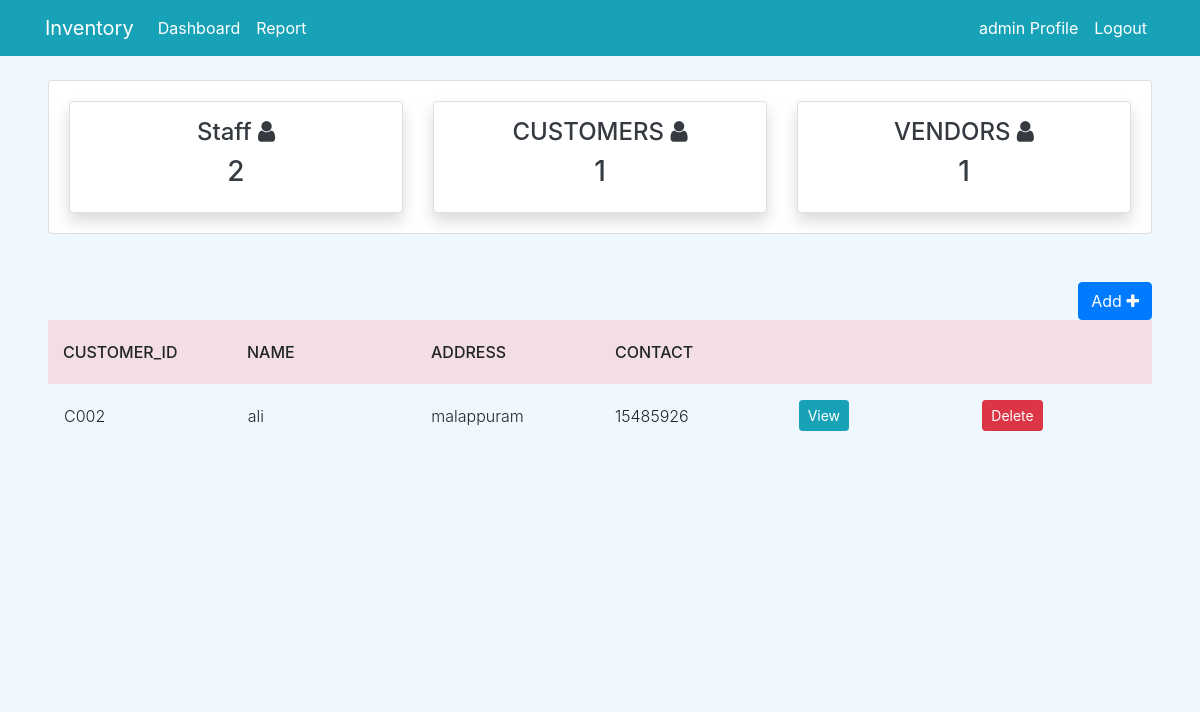
The app's page /customer/ (signed in), older data.
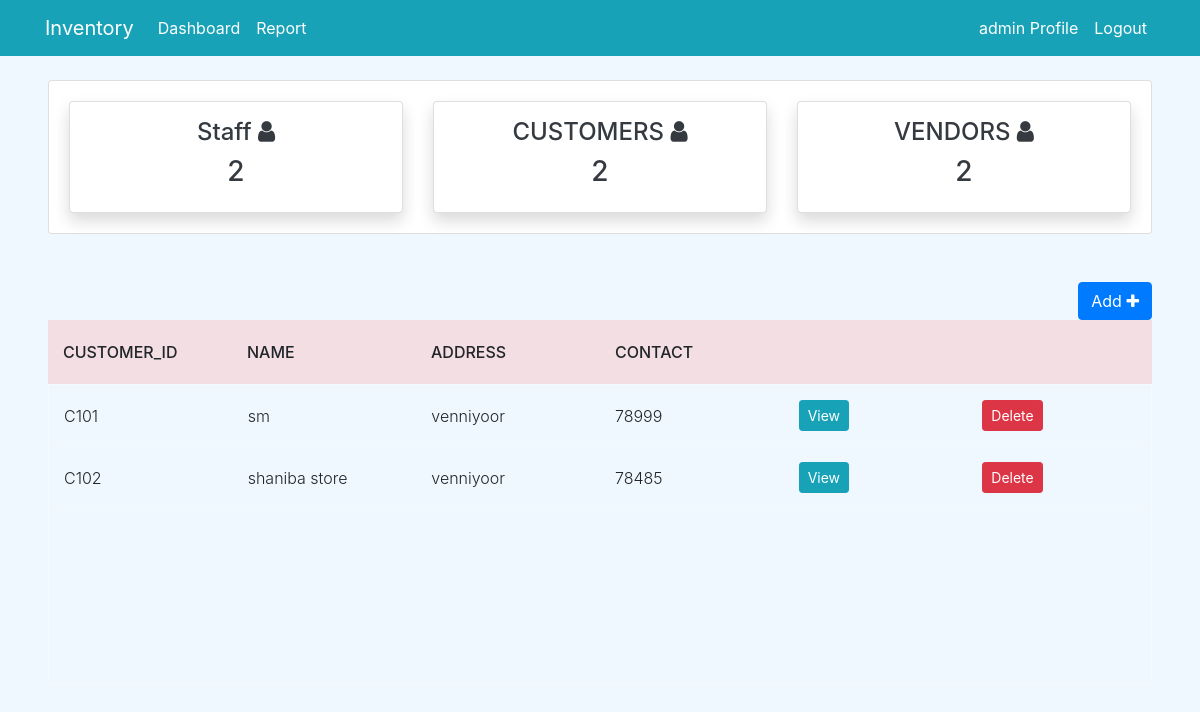
The same page, newer data.
### dashboard/models.py (models this page shows)
class Customer(models.Model):
    customer_no = models.IntegerField(null=True)
    customer_id = models.CharField(max_length=100, null=True, blank=True, unique=True)
    customer_name = models.CharField(max_length=100,null=True)
    customer_address = models.CharField(max_length=200,null=True)
    customer_mobile = models.CharField(max_length=15,null=True)

### dashboard/views.py (the view)
# urls.py: path('customer/',views.customer,name='dashboard-customer'),
@login_required
def customer(request):
    customers = Customer.objects.all()
    customer_count = customers.count()
    workers = User.objects.exclude(username='admin')
    workers_count = workers.count()
    vendors = Vendor.objects.all()
    vendor_count = vendors.count()
    c_id = 101 if Customer.objects.count() == 0 else Customer.objects.aggregate(max=Max('customer_no'))["max"] + 1
    if request.method == 'POST':
        name = request.POST.get('customer_name')
        address = request.POST.get('customer_address')
        mob = request.POST.get('customer_mobile')
        form = CustomerForm(request.POST)
        if form.is_valid():
            Customer(customer_no=c_id,customer_id=(f'{"C"}{c_id}'),customer_name=name,customer_address=address,customer_mobile=mob).save()
    else:
        form = CustomerForm()
    context = {
        'customers': customers,
        'workers' : workers,
        'workers_count' : workers_count,
        'customer_count' : customer_count,
        'vendor_count' : vendor_count,
        'form' : form,
    }
    return render(request, 'dashboard/customers.html', context)

### templates/dashboard/customers.html (shortened to what this page needs)
{% extends 'partial/base.html' %}
{% load crispy_forms_tags %}
{% block content %}
{% include 'partial/topnav_wm.html'%}
<div class="mx-5">
    <div class="row my-4">
        <div class="col mt-4 text-right">
          <button type="button" class="btn btn-primary" data-toggle="modal" data-target="#cAdd">
            Add <i class="fa fa-plus"></i>
          </button>
        </div>
        <div class="col-md-12">
            <div class="tbl-header">
              <table cellpadding="0" cellspacing="0" border="0">
                <thead>
                  <tr>
                    <th scope="col">customer_id</th>
                    <th scope="col">Name</th>
                    <th scope="col">Address</th>
                    <th scope="col">Contact</th>
                    <th scope="col"></th>
                    <th scope="col"></th>
                  </tr>
                </thead>
              </table>
            </div>
            <div class="tbl-content">
              <table cellpadding="0" cellspacing="0" border="0">
                <tbody>
                  {% for customer in customers %}
                  <tr>
                    <td>{{ customer.customer_id }}</td>
                    <td>{{ customer.customer_name }}</td>
                    <td>{{ customer.customer_address }}</td>
                    <td>{{ customer.customer_mobile }}</td>
                    <td scope="row"><a class="btn btn-info btn-sm" data-toggle="modal" data-target="#viewC-{{ customer.id}}">View</a></td>
                    <td scope="row"><a class="btn btn-danger btn-sm" href="{% url 'dashboard-customer-delete' customer.id %}">Delete</a></td>
                  </tr>
                  {% endfor %}
                </tbody>
              </table>
            </div>
        </div>
    </div>
</div>
{% endblock %}

### templates/partial/base.html (shortened to what this page needs)
{% load static %}
<!doctype html>
<html lang="en">
  <head>
    <link href="https://maxcdn.bootstrapcdn.com/font-awesome/4.6.0/css/font-awesome.min.css" rel="stylesheet">
    <link rel="stylesheet" href="{% static 'bootstrap.min.css' %}">
	  <link rel="stylesheet" href="{% static 'style.css' %}" />
    <link rel="stylesheet" href="{% static 'tblstyle.css' %}" />
  </head>
  <body>
    {% include 'partial/nav.html' %}
    {% block content %}
    {% endblock %}
  </body>
</html>

### templates/partial/nav.html (shortened to what this page needs)
    <nav class="navbar navbar-expand-lg navbar-info bg-info">
        {% if user.is_authenticated %}
        <div class="container">
            <a class="navbar-brand text-white" href="#">Inventory</a>
            <div class="collapse navbar-collapse" id="navbarSupportedContent">
            <ul class="navbar-nav mr-auto">
                <li class="nav-item active">
                <a class="nav-link text-white" href="{% url 'dashboard-index' %}">Dashboard <span class="sr-only">(current)</span></a>
				</li>
                <li class="nav-item active">
                    <a class="nav-link text-white" href="#">Report<span class="sr-only">(current)</span></a>
                </li>
            </ul>
			<ul class="navbar-nav ml-auto">
                <li class="nav-item active">
                <a class="nav-link text-white" data-toggle="modal" data-target="#viewP-{{ user.id}}"> {{ user.username }} Profile <span class="sr-only">(current)</span></a>
                </li>
                <li class="nav-item">
                <a class="nav-link text-white" href="{% url 'user-logout' %}">Logout</a>
                </li>
            </ul>
        {% endif %}
      </nav>

### templates/partial/topnav_wm.html (shortened to what this page needs)
	<div class="mx-5">
			<div class="col-md-">
				<div class="card">
					<div class="card-body">
						<div class="row">
							<div class="col-md-4">
								<a class="text-decoration-none text-dark" href="{% url 'dashboard-staff' %}">
									<div class="card my-card shadow text-center p-3">
										<h4>Staff <i class="fa fa-user"></i></h4>
										<h3>{{ workers_count }}</h3>
									</div>
								</a>
							</div>
							<div class="col-md-4">
								<a class="text-decoration-none text-dark" href="{% url 'dashboard-customer' %}">
									<div class="card my-card shadow text-center p-3">
										<h4>CUSTOMERS <i class="fa fa-user"></i></h4>
										<h3>{{ customer_count }}</h3>
									</div>
								</a>
							</div>
							<div class="col-md-4">
								<a class="text-decoration-none text-dark" href="{% url 'dashboard-vendor' %}">
									<div class="card my-card shadow text-center p-3">
										<h4>VENDORS <i class="fa fa-user"></i></h4>
										<h3>{{ vendor_count }}</h3>
									</div>
								</a>
							</div>
						</div>
					</div>
				</div>
			</div>
		</div>

### static/style.css (style rules this page uses)
body { background-color: aliceblue; }

### static/tblstyle.css (style rules this page uses)
table { width:100%; table-layout: fixed; }
.tbl-header { background-color: rgba(243, 162, 162, 0.3); }
.tbl-content { height:300px; overflow-x:auto; margin-top: 0px; border: 1px solid rgba(255,255,255,0.3); }
th { padding: 20px 15px; text-align: left; font-weight: 500; text-transform: uppercase; }
td { padding: 15px; text-align: left; vertical-align:middle; font-weight: 300; border-bottom: solid 1px rgba(255,255,255,0.1); }

Row changes from the older to the newer data that the page shows:
removed Customer: customer_id "C002", customer_name "ali", customer_address "malappuram", customer_mobile "15485926"
added Customer: customer_id "C101", customer_name "sm", customer_address "venniyoor", customer_mobile "78999"
added Customer: customer_id "C102", customer_name "shaniba store", customer_address "venniyoor", customer_mobile "78485"
Text that changed along with them:
{{ customer_count }}: "1" → "2"
{{ vendor_count }}: "1" → "2"
